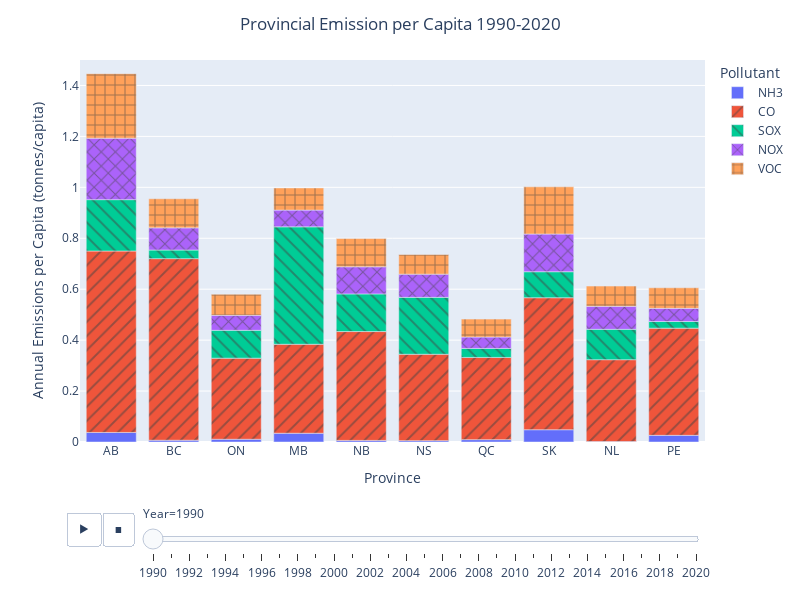

Source (notebook cell):
### Markdown cell above
# Explore

First, we will look at a **stacked bar graph** that displays emissions per capita across all provinces. This graph also allows us to observe yearly changes in pollutant emissions. If you want to look at a specific year, drag the button on the slidebar at the bottom of the graph. Additionally, select or unselcect the type of air emission you wish to look at.

### Code cell
# creating stacked bar graph
stacked_bar = px.bar(pollutant_capita, x="Province", y="By Capita", color="Pollutant", pattern_shape="Pollutant",
                     animation_frame="Year", range_y=[0,1.5])
stacked_bar.update_layout(height=600, width=800, title_text="Provincial Emission per Capita 1990-2020",
                          title_x=0.5)
stacked_bar.update_yaxes(title="Annual Emissions per Capita (tonnes/capita)")
stacked_bar.show()

### Figure 1 — Plotly figure (JSON) as saved in the notebook; plotly's stock layout.template omitted (floating-point values rounded to 4 significant figures)
{"data": [{"alignmentgroup": "True", "hovertemplate": "Pollutant=NH3<br>Year=1990<br>Province=%{x}<br>By Capita=%{y}<extra></extra>", "legendgroup": "NH3", "marker": {"color": "#636efa", "pattern": {"shape": ""}}, "name": "NH3", "offsetgroup": "NH3", "orientation": "v", "showlegend": true, "textposition": "auto", "type": "bar", "x": ["AB", "BC", "ON", "MB", "NB", "NS", "QC", "SK", "NL", "PE"], "xaxis": "x", "y": [0.03749, 0.007006, 0.01076, 0.03445, 0.006213, 0.005347, 0.009298, 0.04819, 0.001784, 0.0262], "yaxis": "y"}, {"alignmentgroup": "True", "hovertemplate": "Pollutant=CO<br>Year=1990<br>Province=%{x}<br>By Capita=%{y}<extra></extra>", "legendgroup": "CO", "marker": {"color": "#EF553B", "pattern": {"shape": "/"}}, "name": "CO", "offsetgroup": "CO", "orientation": "v", "showlegend": true, "textposition": "auto", "type": "bar", "x": ["AB", "BC", "ON", "MB", "NB", "NS", "QC", "SK", "NL", "PE"], "xaxis": "x", "y": [0.7125, 0.713, 0.3184, 0.3494, 0.4274, 0.3392, 0.3228, 0.5183, 0.3214, 0.4208], "yaxis": "y"}, {"alignmentgroup": "True", "hovertemplate": "Pollutant=SOX<br>Year=1990<br>Province=%{x}<br>By Capita=%{y}<extra></extra>", "legendgroup": "SOX", "marker": {"color": "#00cc96", "pattern": {"shape": "\\"}}, "name": "SOX", "offsetgroup": "SOX", "orientation": "v", "showlegend": true, "textposition": "auto", "type": "bar", "x": ["AB", "BC", "ON", "MB", "NB", "NS", "QC", "SK", "NL", "PE"], "xaxis": "x", "y": [0.2017, 0.03374, 0.1094, 0.4611, 0.1478, 0.2234, 0.03534, 0.1021, 0.1193, 0.02625], "yaxis": "y"}, {"alignmentgroup": "True", "hovertemplate": "Pollutant=NOX<br>Year=1990<br>Province=%{x}<br>By Capita=%{y}<extra></extra>", "legendgroup": "NOX", "marker": {"color": "#ab63fa", "pattern": {"shape": "x"}}, "name": "NOX", "offsetgroup": "NOX", "orientation": "v", "showlegend": true, "textposition": "auto", "type": "bar", "x": ["AB", "BC", "ON", "MB", "NB", "NS", "QC", "SK", "NL", "PE"], "xaxis": "x", "y": [0.2414, 0.08712, 0.05869, 0.06572, 0.1065, 0.09113, 0.04461, 0.1481, 0.0902, 0.0515], "yaxis": "y"}, {"alignmentgroup": "True", "hovertemplate": "Pollutant=VOC<br>Year=1990<br>Province=%{x}<br>By Capita=%{y}<extra></extra>", "legendgroup": "VOC", "marker": {"color": "#FFA15A", "pattern": {"shape": "+"}}, "name": "VOC", "offsetgroup": "VOC", "orientation": "v", "showlegend": true, "textposition": "auto", "type": "bar", "x": ["AB", "BC", "ON", "MB", "NB", "NS", "QC", "SK", "NL", "PE"], "xaxis": "x", "y": [0.2534, 0.1142, 0.08306, 0.08699, 0.1111, 0.07722, 0.07055, 0.1853, 0.07961, 0.08086], "yaxis": "y"}], "layout": {"barmode": "relative", "height": 600, "legend": {"title": {"text": "Pollutant"}, "tracegroupgap": 0}, "margin": {"t": 60}, "sliders": [{"active": 0, "currentvalue": {"prefix": "Year="}, "len": 0.9, "pad": {"b": 10, "t": 60}, "steps": [{"args": [["1990"], {"frame": {"duration": 0, "redraw": true}, "fromcurrent": true, "mode": "immediate", "transition": {"duration": 0, "easing": "linear"}}], "label": "1990", "method": "animate"}, {"args": [["1991"], {"frame": {"duration": 0, "redraw": true}, "fromcurrent": true, "mode": "immediate", "transition": {"duration": 0, "easing": "linear"}}], "label": "1991", "method": "animate"}, {"args": [["1992"], {"frame": {"duration": 0, "redraw": true}, "fromcurrent": true, "mode": "immediate", "transition": {"duration": 0, "easing": "linear"}}], "label": "1992", "method": "animate"}, {"args": [["1993"], {"frame": {"duration": 0, "redraw": true}, "fromcurrent": true, "mode": "immediate", "transition": {"duration": 0, "easing": "linear"}}], "label": "1993", "method": "animate"}, {"args": [["1994"], {"frame": {"duration": 0, "redraw": true}, "fromcurrent": true, "mode": "immediate", "transition": {"duration": 0, "easing": "linear"}}], "label": "1994", "method": "animate"}, {"args": [["1995"], {"frame": {"duration": 0, "redraw": true}, "fromcurrent": true, "mode": "immediate", "transition": {"duration": 0, "easing": "linear"}}], "label": "1995", "method": "animate"}, {"args": [["1996"], {"frame": {"duration": 0, "redraw": true}, "fromcurrent": true, "mode": "immediate", "transition": {"duration": 0, "easing": "linear"}}], "label": "1996", "method": "animate"}, {"args": [["1997"], {"frame": {"duration": 0, "redraw": true}, "fromcurrent": true, "mode": "immediate", "transition": {"duration": 0, "easing": "linear"}}], "label": "1997", "method": "animate"}, {"args": [["1998"], {"frame": {"duration": 0, "redraw": true}, "fromcurrent": true, "mode": "immediate", "transition": {"duration": 0, "easing": "linear"}}], "label": "1998", "method": "animate"}, {"args": [["1999"], {"frame": {"duration": 0, "redraw": true}, "fromcurrent": true, "mode": "immediate", "transition": {"duration": 0, "easing": "linear"}}], "label": "1999", "method": "animate"}, {"args": [["2000"], {"frame": {"duration": 0, "redraw": true}, "fromcurrent": true, "mode": "immediate", "transition": {"duration": 0, "easing": "linear"}}], "label": "2000", "method": "animate"}, {"args": [["2001"], {"frame": {"duration": 0, "redraw": true}, "fromcurrent": true, "mode": "immediate", "transition": {"duration": 0, "easing": "linear"}}], "label": "2001", "method": "animate"}, {"args": [["2002"], {"frame": {"duration": 0, "redraw": true}, "fromcurrent": true, "mode": "immediate", "transition": {"duration": 0, "easing": "linear"}}], "label": "2002", "method": "animate"}, {"args": [["2003"], {"frame": {"duration": 0, "redraw": true}, "fromcurrent": true, "mode": "immediate", "transition": {"duration": 0, "easing": "linear"}}], "label": "2003", "method": "animate"}, {"args": [["2004"], {"frame": {"duration": 0, "redraw": true}, "fromcurrent": true, "mode": "immediate", "transition": {"duration": 0, "easing": "linear"}}], "label": "2004", "method": "animate"}, {"args": [["2005"], {"frame": {"duration": 0, "redraw": true}, "fromcurrent": true, "mode": "immediate", "transition": {"duration": 0, "easing": "linear"}}], "label": "2005", "method": "animate"}, {"args": [["2006"], {"frame": {"duration": 0, "redraw": true}, "fromcurrent": true, "mode": "immediate", "transition": {"duration": 0, "easing": "linear"}}], "label": "2006", "method": "animate"}, {"args": [["2007"], {"frame": {"duration": 0, "redraw": true}, "fromcurrent": true, "mode": "immediate", "transition": {"duration": 0, "easing": "linear"}}], "label": "2007", "method": "animate"}, {"args": [["2008"], {"frame": {"duration": 0, "redraw": true}, "fromcurrent": true, "mode": "immediate", "transition": {"duration": 0, "easing": "linear"}}], "label": "2008", "method": "animate"}, {"args": [["2009"], {"frame": {"duration": 0, "redraw": true}, "fromcurrent": true, "mode": "immediate", "transition": {"duration": 0, "easing": "linear"}}], "label": "2009", "method": "animate"}, {"args": [["2010"], {"frame": {"duration": 0, "redraw": true}, "fromcurrent": true, "mode": "immediate", "transition": {"duration": 0, "easing": "linear"}}], "label": "2010", "method": "animate"}, {"args": [["2011"], {"frame": {"duration": 0, "redraw": true}, "fromcurrent": true, "mode": "immediate", "transition": {"duration": 0, "easing": "linear"}}], "label": "2011", "method": "animate"}, {"args": [["2012"], {"frame": {"duration": 0, "redraw": true}, "fromcurrent": true, "mode": "immediate", "transition": {"duration": 0, "easing": "linear"}}], "label": "2012", "method": "animate"}, {"args": [["2013"], {"frame": {"duration": 0, "redraw": true}, "fromcurrent": true, "mode": "immediate", "transition": {"duration": 0, "easing": "linear"}}], "label": "2013", "method": "animate"}, {"args": [["2014"], {"frame": {"duration": 0, "redraw": true}, "fromcurrent": true, "mode": "immediate", "transition": {"duration": 0, "easing": "linear"}}], "label": "2014", "method": "animate"}, {"args": [["2015"], {"frame": {"duration": 0, "redraw": true}, "fromcurrent": true, "mode": "immediate", "transition": {"duration": 0, "easing": "linear"}}], "label": "2015", "method": "animate"}, {"args": [["2016"], {"frame": {"duration": 0, "redraw": true}, "fromcurrent": true, "mode": "immediate", "transition": {"duration": 0, "easing": "linear"}}], "label": "2016", "method": "animate"}, {"args": [["2017"], {"frame": {"duration": 0, "redraw": true}, "fromcurrent": true, "mode": "immediate", "transition": {"duration": 0, "easing": "linear"}}], "label": "2017", "method": "animate"}, {"args": [["2018"], {"frame": {"duration": 0, "redraw": true}, "fromcurrent": true, "mode": "immediate", "transition": {"duration": 0, "easing": "linear"}}], "label": "2018", "method": "animate"}, {"args": [["2019"], {"frame": {"duration": 0, "redraw": true}, "fromcurrent": true, "mode": "immediate", "transition": {"duration": 0, "easing": "linear"}}], "label": "2019", "method": "animate"}, {"args": [["2020"], {"frame": {"duration": 0, "redraw": true}, "fromcurrent": true, "mode": "immediate", "transition": {"duration": 0, "easing": "linear"}}], "label": "2020", "method": "animate"}], "x": 0.1, "xanchor": "left", "y": 0, "yanchor": "top"}], "title": {"text": "Provincial Emission per Capita 1990-2020", "x": 0.5}, "updatemenus": [{"buttons": [{"args": [null, {"frame": {"duration": 500, "redraw": true}, "fromcurrent": true, "mode": "immediate", "transition": {"duration": 500, "easing": "linear"}}], "label": "&#9654;", "method": "animate"}, {"args": [[null], {"frame": {"duration": 0, "redraw": true}, "fromcurrent": true, "mode": "immediate", "transition": {"duration": 0, "easing": "linear"}}], "label": "&#9724;", "method": "animate"}], "direction": "left", "pad": {"r": 10, "t": 70}, "showactive": false, "type": "buttons", "x": 0.1, "xanchor": "right", "y": 0, "yanchor": "top"}], "width": 800, "xaxis": {"anchor": "y", "autorange": true, "domain": [0, 1], "range": [-0.5, 9.5], "title": {"text": "Province"}, "type": "category"}, "yaxis": {"anchor": "x", "domain": [0, 1], "range": [0, 1.5], "title": {"text": "Annual Emissions per Capita (tonnes/capita)"}, "type": "linear"}}}
